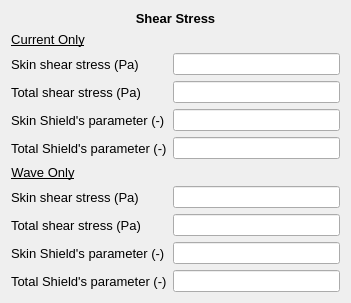
     <widget class="QWidget" name="formLayoutWidget_21">
      <property name="geometry">
       <rect>
        <x>410</x>
        <y>530</y>
        <width>351</width>
        <height>276</height>
       </rect>
      </property>
      <layout class="QFormLayout" name="formLayout_24">
       <item row="1" column="0" colspan="2">
        <widget class="QLabel" name="roughness_lbl_10">
         <property name="font">
          <font>
           <family>MS Shell Dlg 2</family>
           <pointsize>10</pointsize>
           <weight>75</weight>
           <bold>true</bold>
          </font>
         </property>
         <property name="text">
          <string>&lt;html&gt;&lt;head/&gt;&lt;body&gt;&lt;p align=&quot;center&quot;&gt;Shear Stress&lt;/p&gt;&lt;/body&gt;&lt;/html&gt;</string>
         </property>
        </widget>
       </item>
       <item row="2" column="0">
        <widget class="QLabel" name="roughness_lbl_11">
         <property name="font">
          <font>
           <family>MS Shell Dlg 2</family>
           <pointsize>10</pointsize>
           <weight>75</weight>
           <bold>true</bold>
          </font>
         </property>
         <property name="text">
          <string>&lt;html&gt;&lt;head/&gt;&lt;body&gt;&lt;p align=&quot;center&quot;&gt;&lt;span style=&quot; font-weight:400; text-decoration: underline;&quot;&gt;Current Only&lt;/span&gt;&lt;/p&gt;&lt;/body&gt;&lt;/html&gt;</string>
         </property>
        </widget>
       </item>
       <item row="3" column="0">
        <widget class="QLabel" name="skinShearCurrent_wpc_lbl">
         <property name="font">
          <font>
           <family>MS Shell Dlg 2</family>
           <pointsize>10</pointsize>
           <weight>50</weight>
           <bold>false</bold>
           <strikeout>false</strikeout>
           <kerning>true</kerning>
          </font>
         </property>
         <property name="text">
          <string>Skin shear stress (Pa)</string>
         </property>
        </widget>
       </item>
       <item row="3" column="1">
        <widget class="QLineEdit" name="skinShearCurrent_wpc_txt">
         <property name="readOnly">
          <bool>true</bool>
         </property>
        </widget>
       </item>
       <item row="4" column="0">
        <widget class="QLabel" name="totalShearCurrent_wpc_lbl">
         <property name="font">
          <font>
           <family>MS Shell Dlg 2</family>
           <pointsize>10</pointsize>
           <weight>50</weight>
           <bold>false</bold>
           <strikeout>false</strikeout>
           <kerning>true</kerning>
          </font>
         </property>
         <property name="text">
          <string>Total shear stress (Pa)</string>
         </property>
        </widget>
       </item>
       <item row="4" column="1">
        <widget class="QLineEdit" name="totalShearCurrent_wpc_txt">
         <property name="readOnly">
          <bool>true</bool>
         </property>
        </widget>
       </item>
       <item row="5" column="0">
        <widget class="QLabel" name="skinShieldsCurrent_wpc_lbl">
         <property name="font">
          <font>
           <family>MS Shell Dlg 2</family>
           <pointsize>10</pointsize>
           <weight>50</weight>
           <bold>false</bold>
           <strikeout>false</strikeout>
           <kerning>true</kerning>
          </font>
         </property>
         <property name="text">
          <string>Skin Shield's parameter (-)</string>
         </property>
        </widget>
       </item>
       <item row="5" column="1">
        <widget class="QLineEdit" name="skinShieldsCurrent_wpc_txt">
         <property name="readOnly">
          <bool>true</bool>
         </property>
        </widget>
       </item>
       <item row="6" column="0">
        <widget class="QLabel" name="totalShieldsCurrent_wpc_lbl">
         <property name="font">
          <font>
           <family>MS Shell Dlg 2</family>
           <pointsize>10</pointsize>
           <weight>50</weight>
           <bold>false</bold>
           <strikeout>false</strikeout>
           <kerning>true</kerning>
          </font>
         </property>
         <property name="text">
          <string>Total Shield's parameter (-)</string>
         </property>
        </widget>
       </item>
       <item row="6" column="1">
        <widget class="QLineEdit" name="totalShieldsCurrent_wpc_txt">
         <property name="readOnly">
          <bool>true</bool>
         </property>
        </widget>
       </item>
       <item row="7" column="0">
        <widget class="QLabel" name="roughness_lbl_9">
         <property name="font">
          <font>
           <family>MS Shell Dlg 2</family>
           <pointsize>10</pointsize>
           <weight>75</weight>
           <bold>true</bold>
          </font>
         </property>
         <property name="text">
          <string>&lt;html&gt;&lt;head/&gt;&lt;body&gt;&lt;p align=&quot;center&quot;&gt;&lt;span style=&quot; font-weight:400; text-decoration: underline;&quot;&gt;Wave Only&lt;/span&gt;&lt;/p&gt;&lt;/body&gt;&lt;/html&gt;</string>
         </property>
        </widget>
       </item>
       <item row="8" column="0">
        <widget class="QLabel" name="skinShearWave_wpc_lbl">
         <property name="font">
          <font>
           <family>MS Shell Dlg 2</family>
           <pointsize>10</pointsize>
           <weight>50</weight>
           <bold>false</bold>
           <strikeout>false</strikeout>
           <kerning>true</kerning>
          </font>
         </property>
         <property name="text">
          <string>Skin shear stress (Pa)</string>
         </property>
        </widget>
       </item>
       <item row="8" column="1">
        <widget class="QLineEdit" name="skinShearWave_wpc_txt">
         <property name="readOnly">
          <bool>true</bool>
         </property>
        </widget>
       </item>
       <item row="9" column="0">
        <widget class="QLabel" name="totalShearWave_wpc_lbl">
         <property name="font">
          <font>
           <family>MS Shell Dlg 2</family>
           <pointsize>10</pointsize>
           <weight>50</weight>
           <bold>false</bold>
           <strikeout>false</strikeout>
           <kerning>true</kerning>
          </font>
         </property>
         <property name="text">
          <string>Total shear stress (Pa)</string>
         </property>
        </widget>
       </item>
       <item row="9" column="1">
        <widget class="QLineEdit" name="totalShearWave_wpc_txt">
         <property name="readOnly">
          <bool>true</bool>
         </property>
        </widget>
       </item>
       <item row="10" column="0">
        <widget class="QLabel" name="skinShieldsWave_wpc_lbl">
         <property name="font">
          <font>
           <family>MS Shell Dlg 2</family>
           <pointsize>10</pointsize>
           <weight>50</weight>
           <bold>false</bold>
           <strikeout>false</strikeout>
           <kerning>true</kerning>
          </font>
         </property>
         <property name="text">
          <string>Skin Shield's parameter (-)</string>
         </property>
        </widget>
       </item>
       <item row="10" column="1">
        <widget class="QLineEdit" name="skinShieldsWave_wpc_txt">
         <property name="readOnly">
          <bool>true</bool>
         </property>
        </widget>
       </item>
       <item row="11" column="0">
        <widget class="QLabel" name="totalShieldsWave_wpc_lbl">
         <property name="font">
          <font>
           <family>MS Shell Dlg 2</family>
           <pointsize>10</pointsize>
           <weight>50</weight>
           <bold>false</bold>
           <strikeout>false</strikeout>
           <kerning>true</kerning>
          </font>
         </property>
         <property name="text">
          <string>Total Shield's parameter (-)</string>
         </property>
        </widget>
       </item>
       <item row="11" column="1">
        <widget class="QLineEdit" name="totalShieldsWave_wpc_txt">
         <property name="readOnly">
          <bool>true</bool>
         </property>
        </widget>
       </item>
      </layout>
     </widget>
